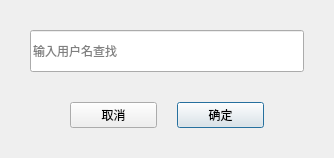
<?xml version="1.0" encoding="UTF-8"?>
<ui version="4.0">
 <class>EnterUserNameWidget</class>
 <widget class="QWidget" name="EnterUserNameWidget">
  <property name="geometry">
   <rect>
    <x>0</x>
    <y>0</y>
    <width>334</width>
    <height>157</height>
   </rect>
  </property>
  <property name="windowTitle">
   <string>发起单聊</string>
  </property>
  <layout class="QVBoxLayout" name="verticalLayout">
   <property name="spacing">
    <number>30</number>
   </property>
   <property name="leftMargin">
    <number>30</number>
   </property>
   <property name="topMargin">
    <number>30</number>
   </property>
   <property name="rightMargin">
    <number>30</number>
   </property>
   <property name="bottomMargin">
    <number>30</number>
   </property>
   <item>
    <widget class="QLineEdit" name="lineEdit">
     <property name="styleSheet">
      <string notr="true">QLineEdit
{
	min-height:40px;
	max-height:40px;
}</string>
     </property>
     <property name="placeholderText">
      <string>输入用户名查找</string>
     </property>
    </widget>
   </item>
   <item>
    <layout class="QHBoxLayout" name="horizontalLayout">
     <property name="spacing">
      <number>20</number>
     </property>
     <property name="leftMargin">
      <number>40</number>
     </property>
     <property name="rightMargin">
      <number>40</number>
     </property>
     <item>
      <widget class="QPushButton" name="btnCancel">
       <property name="sizePolicy">
        <sizepolicy hsizetype="Minimum" vsizetype="Preferred">
         <horstretch>0</horstretch>
         <verstretch>0</verstretch>
        </sizepolicy>
       </property>
       <property name="text">
        <string>取消</string>
       </property>
      </widget>
     </item>
     <item>
      <widget class="QPushButton" name="btnOK">
       <property name="sizePolicy">
        <sizepolicy hsizetype="Minimum" vsizetype="Preferred">
         <horstretch>0</horstretch>
         <verstretch>0</verstretch>
        </sizepolicy>
       </property>
       <property name="text">
        <string>确定</string>
       </property>
       <property name="default">
        <bool>true</bool>
       </property>
      </widget>
     </item>
    </layout>
   </item>
  </layout>
 </widget>
 <layoutdefault spacing="6" margin="11"/>
 <resources/>
 <connections/>
</ui>
